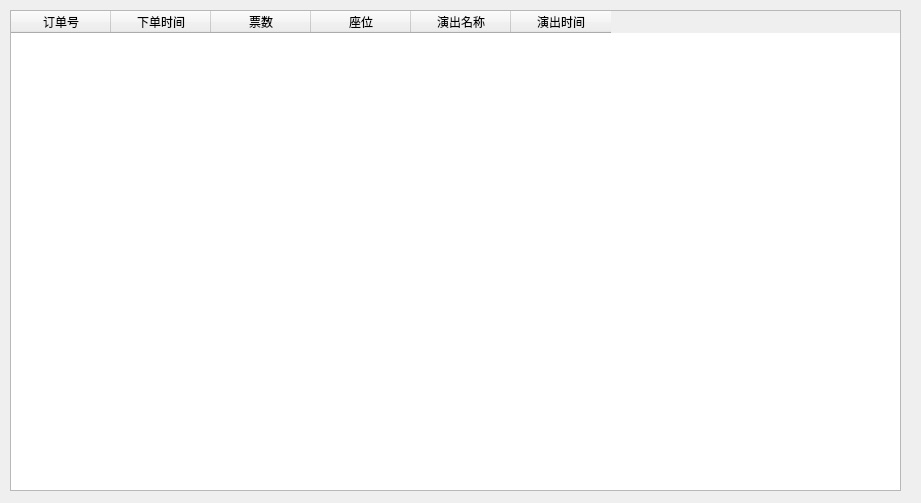
<?xml version="1.0" encoding="UTF-8"?>
<ui version="4.0">
 <class>MyOrder</class>
 <widget class="QWidget" name="MyOrder">
  <property name="geometry">
   <rect>
    <x>0</x>
    <y>0</y>
    <width>921</width>
    <height>503</height>
   </rect>
  </property>
  <property name="windowTitle">
   <string>MyOrder</string>
  </property>
  <widget class="QTableWidget" name="tableWidget">
   <property name="geometry">
    <rect>
     <x>10</x>
     <y>10</y>
     <width>891</width>
     <height>481</height>
    </rect>
   </property>
   <property name="editTriggers">
    <set>QAbstractItemView::NoEditTriggers</set>
   </property>
   <column>
    <property name="text">
     <string>订单号</string>
    </property>
   </column>
   <column>
    <property name="text">
     <string>下单时间</string>
    </property>
   </column>
   <column>
    <property name="text">
     <string>票数</string>
    </property>
   </column>
   <column>
    <property name="text">
     <string>座位</string>
    </property>
   </column>
   <column>
    <property name="text">
     <string>演出名称</string>
    </property>
   </column>
   <column>
    <property name="text">
     <string>演出时间</string>
    </property>
   </column>
  </widget>
 </widget>
 <layoutdefault spacing="6" margin="11"/>
 <resources/>
 <connections/>
</ui>
